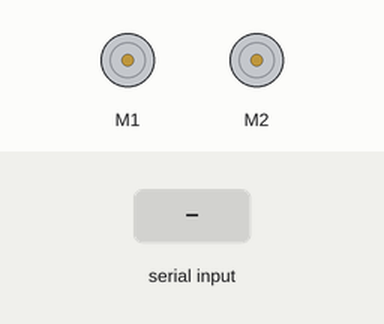
This sketch was run on a simulated Arduino Uno, built with avr-gcc and run on an emulated ATmega328P. Shown: 2 × DC motor (green arrow = forward, orange = backward, longer = faster). The inputs (shaded band) are chosen by the test bench.

Above: at 4.2 s.
4.3 s: "f;1\n" received over Serial
5.8 s: "f;150\n" received over Serial
At 6.9 s:
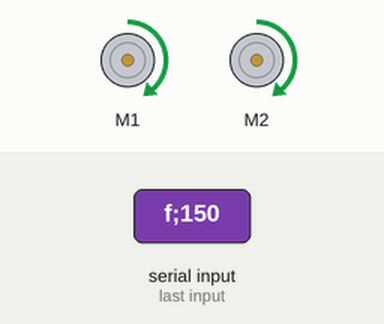
7.3 s: "m;150\n" received over Serial
At 8.0 s:
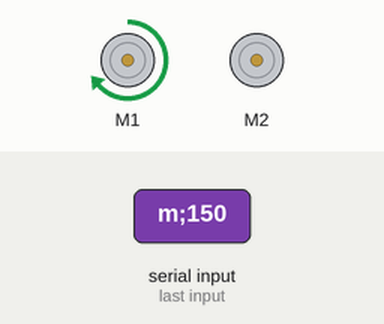
8.8 s: "f\n" received over Serial
At 10.2 s:
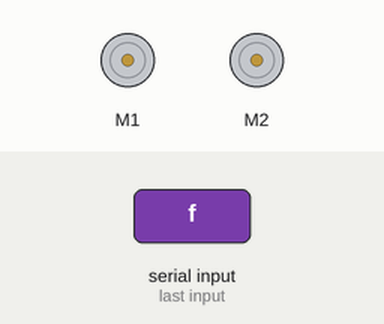
Timing chart, 0 to 11.3 s (numbered marks = the images above; inputs shaded):
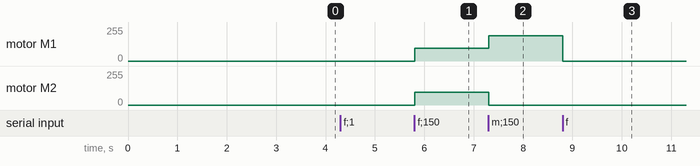

Measured:
- after the input at 5.8 s, motor M1, motor M2: stopped → forward 95/255 at once
- after the input at 7.3 s, motor M1: forward 95/255 → forward 191/255 at once; motor M2: forward 95/255 → stopped at once
- after the input at 8.8 s, motor M1: forward 191/255 → stopped at once

The sketch:

robot_slave.ino
```cpp
#include <ZumoMotors.h>

ZumoMotors motors;

#define VALUE_SIZE 3
char c;
String command;
String values[VALUE_SIZE];

void setup() {
  Serial.begin(9600);
}

void loop() {}

////////////////////// Manage Serial Communication /////////////////////////////

void echo(String value){
  Serial.print("responding-to-");
  Serial.println(value);
}

void parseCommand(String com) {
  String middle;
  middle = com;

  for(int i = 0; i < VALUE_SIZE; i++){
    values[i] = middle.substring(0, middle.indexOf(";"));
    middle = middle.substring(middle.indexOf(";") + 1);
  }

  if(values[0] == "echo"){
    echo(values[1]);
  }else
  if(values[0] == "f"){
    forward(values[1].toInt());
  }else
  if(values[0] == "m"){
    moveM(values[1].toInt(), values[2].toInt());
  }
}

void serialEvent(){
  if (Serial.available()) {
    c = Serial.read();
    if (c == '\n') {
      parseCommand(command);
      command = "";
      Serial.flush();
    }
    else {
      command += c;
    }
  }
}

////////////////////// Manage Motors /////////////////////////////

void forward(int value){
  motors.setSpeeds(value, value);
}

void moveM(int v, int w){
  motors.setSpeeds(v+w, v-w);
}

////////////////////// Manage Tasks /////////////////////////////
```
